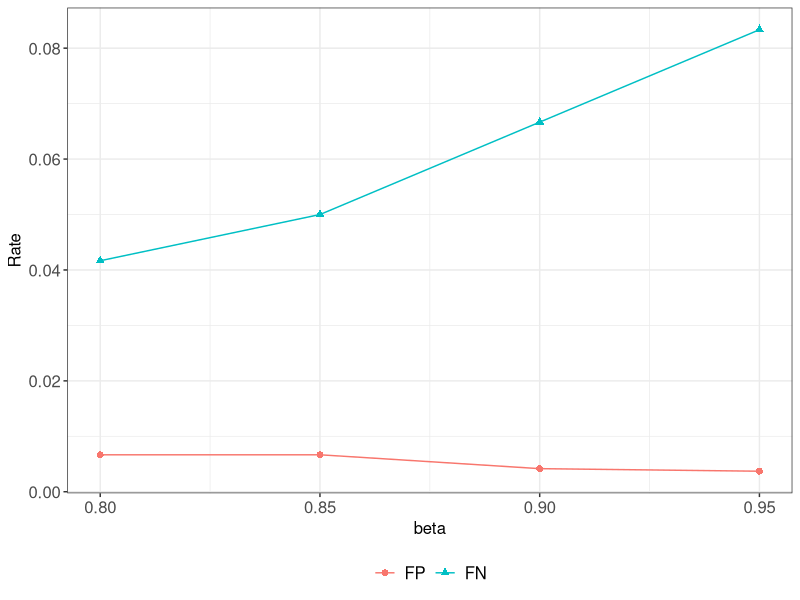

Write R code to recreate this figure.
library(ggplot2)
library(scales)
library(doBy)
library(grid)
library(gridExtra)
library(reshape2)

data = read.table("beta.txt", header=T)
df <- melt(data, id.var = c("beta"))
names(df) <- c('beta', 'Type', 'rate')

pdf("beta.pdf", width=8, height=4)
g.root <- ggplot(df) +
  geom_point(aes (x=beta, y=rate, color=Type, shape = Type), size=2) +
  geom_line(aes (x=beta, y=rate, color=Type), size=0.5) +
  # scale_x_discrete() + 
  # scale_x_continuous(breaks=seq(0, 180, 30)) +
  ylab("Rate") +
  scale_colour_discrete(labels=c("FP", "FN")) +
  scale_shape_discrete(labels=c("FP", "FN")) +
  theme_bw() + 
  theme(plot.title=element_text(size=12,hjust=0.5),axis.title=element_text(size=12),axis.text=element_text(size=12),legend.text=element_text(size=12), legend.title=element_blank()) +
  theme(legend.position = 'bottom') 

print(g.root)
